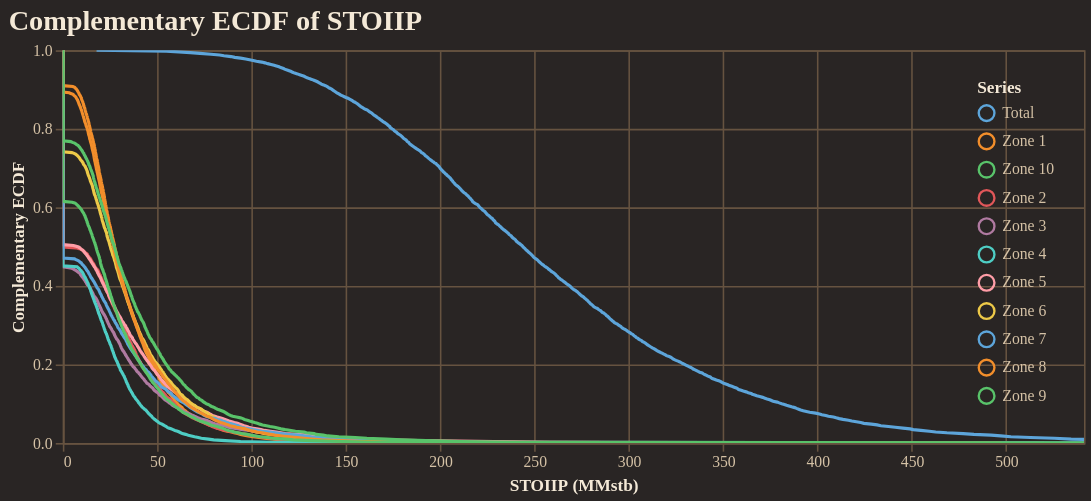

Notebook source saved alongside this figure:
### Code cell
fig = reporter.plotter.prospect_volumetric_ecdf_plot(
    figsize=(650, 250),
    backend=PLOTTING_BACKEND
)
fig.show()

### Figure 1 — Vega-Lite specification as saved in the notebook (floating-point values rounded to 4 significant figures; data arrays with more than 128 entries replaced by an {"elided": "..."} marker saying what was removed)
{"config": {"background": "#292524", "view": {"fill": "#292524", "stroke": "#665340"}, "title": {"color": "#f4e9d7", "font": "Merriweather", "fontSize": 18, "fontWeight": 600, "subtitleColor": "#d5c2a6", "anchor": "start"}, "axis": {"domainColor": "#665340", "gridColor": "#665340", "tickColor": "#665340", "labelColor": "#d5c2a6", "titleColor": "#f4e9d7", "labelFont": "Merriweather", "titleFont": "Merriweather"}, "legend": {"titleColor": "#f4e9d7", "labelColor": "#d5c2a6", "labelFont": "Merriweather", "titleFont": "Merriweather", "orient": "top-right", "symbolType": "circle"}, "header": {"labelColor": "#d5c2a6", "titleColor": "#f4e9d7", "labelFont": "Merriweather", "titleFont": "Merriweather"}, "mark": {"color": "#c78d3b"}, "line": {"color": "#c78d3b"}, "bar": {"color": "#c78d3b"}, "point": {"color": "#ddb06d"}, "area": {"color": "#c78d3b", "opacity": 0.35}, "text": {"color": "#f4e9d7", "font": "Merriweather"}, "range": {"category": ["#5DA5DA", "#F28E2B", "#59C36A", "#E15759", "#B07AA1", "#4ECDC4", "#FF9DA7", "#EDC948"]}}, "layer": [{"mark": {"type": "line", "clip": true, "strokeWidth": 2}, "encoding": {"color": {"field": "series", "title": "Series", "type": "nominal"}, "tooltip": [{"field": "series", "title": "Series", "type": "nominal"}, {"field": "stoiip_mmstb", "format": ",.2f", "title": "STOIIP (MMstb)", "type": "quantitative"}, {"field": "exceedance_probability", "format": ".3f", "title": "Exceedance", "type": "quantitative"}], "x": {"field": "stoiip_mmstb", "title": "STOIIP (MMstb)", "type": "quantitative"}, "y": {"field": "exceedance_probability", "scale": {"domain": [0, 1]}, "title": "Complementary ECDF", "type": "quantitative"}}}], "data": {"name": "data-653883bb9c824e6c9b93e2a376e5021a"}, "encoding": {"x": {"field": "stoiip_mmstb", "scale": {"domain": [0, 541.3]}, "type": "quantitative"}}, "height": 250, "title": "Complementary ECDF of STOIIP", "width": 650, "$schema": "https://vega.github.io/schema/vega-lite/v5.20.1.json", "datasets": {"data-653883bb9c824e6c9b93e2a376e5021a": {"elided": "5500 records"}}}
